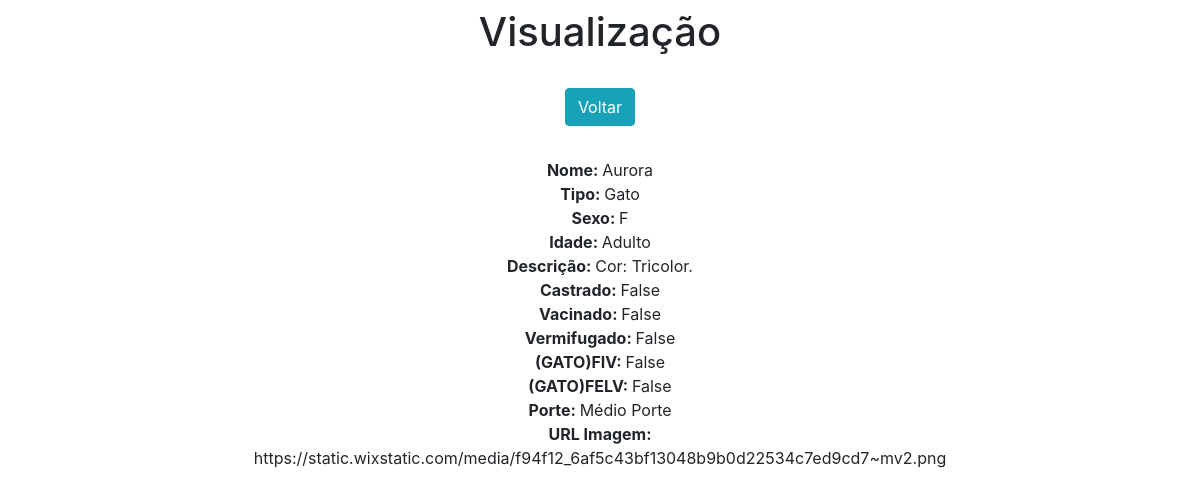
Page /admin-accg/animal/4/ on the committed database.
### app/models.py (models this page shows)
class Animais(models.Model):
    sexo = {
        "F": "Fêmea",
        "M": "Macho",
    }
    tipo = {
        "Gato": "Gato",
        "Cachorro": "Cachorro",
    }
    porte = {
        "Pequeno Porte": "Pequeno Porte",
        "Médio Porte": "Médio Porte",
        "Grande Porte": "Grande Porte",
    }
    idade = {
        "Filhote": "Filhote",
        "Adulto": "Adulto",
        "Idoso": "Idoso",
    }
    nome = models.CharField(max_length=30)
    idade = models.CharField(max_length=10, choices=idade)
    descricao = models.TextField()
    castrado = models.BooleanField()
    vacinado = models.BooleanField()
    vermifugado = models.BooleanField()
    fiv = models.BooleanField(default=False)
    felv = models.BooleanField(default=False)
    sexo = models.CharField(max_length=1, choices=sexo)
    tipo = models.CharField(max_length=10, choices=tipo)
    porte = models.CharField(max_length=20, choices=porte, default=porte["Médio Porte"])
    url_imagem = models.CharField(max_length=100, default="https://static.wixstatic.com/media/f94f12_6af5c43bf13048b9b0d22534c7ed9cd7~mv2.png")

### app/views.py (the view)
# urls.py: path('admin-accg/animal/<int:pk>/', animal, name='animal'),
def animal(request, pk):
    data = {}
    data['db'] = Animais.objects.get(pk=pk)
    return render(request, 'animal.html', data)

### app/templates/animal.html (shortened to what this page needs)
<!DOCTYPE html>
<html lang="pt-br">
<head>
    <link rel="stylesheet" href="https://stackpath.bootstrapcdn.com/bootstrap/4.4.1/css/bootstrap.min.css">
</head>
<body>
    <div class="col-8 m-auto pt-2 pb-2 text-center">
    <h1>Visualização</h1>
</div>
<div class="col-8 m-auto pt-3 pb-2 text-center">
    <a href="/admin-accg/" class="btn btn-info">Voltar</a>
</div>
<div class="col-8 m-auto pt-4 pb-2 text-center">
    <strong>Nome: </strong>{{db.nome}}<br>
    <strong>Tipo: </strong>{{db.tipo}}<br>
    <strong>Sexo: </strong>{{db.sexo}}<br>
    <strong>Idade: </strong>{{db.idade}}<br>
    <strong>Descrição: </strong>{{db.descricao}}<br>
    <strong>Castrado: </strong>{{db.castrado}}<br>
    <strong>Vacinado: </strong>{{db.vacinado}}<br>
    <strong>Vermifugado: </strong>{{db.vermifugado}}<br>
    <strong>(GATO)FIV: </strong>{{db.fiv}}<br>
    <strong>(GATO)FELV: </strong>{{db.felv}}<br>
    <strong>Porte: </strong>{{db.porte}}<br>
    <strong>URL Imagem: </strong>{{db.url_imagem}}<br>
</div>
</body>
</html>

### rows in the picture
Animais: nome "Aurora", tipo "Gato", sexo "F", idade "Adulto", descricao "Cor: Tricolor.", castrado "False", vacinado "False", vermifugado "False", fiv "False", felv "False", porte "Médio Porte", url_imagem "https://static.wixstatic.com/media/f94f12_6af5c43bf13048b9b0d22534c7ed9cd7~mv2.png"
